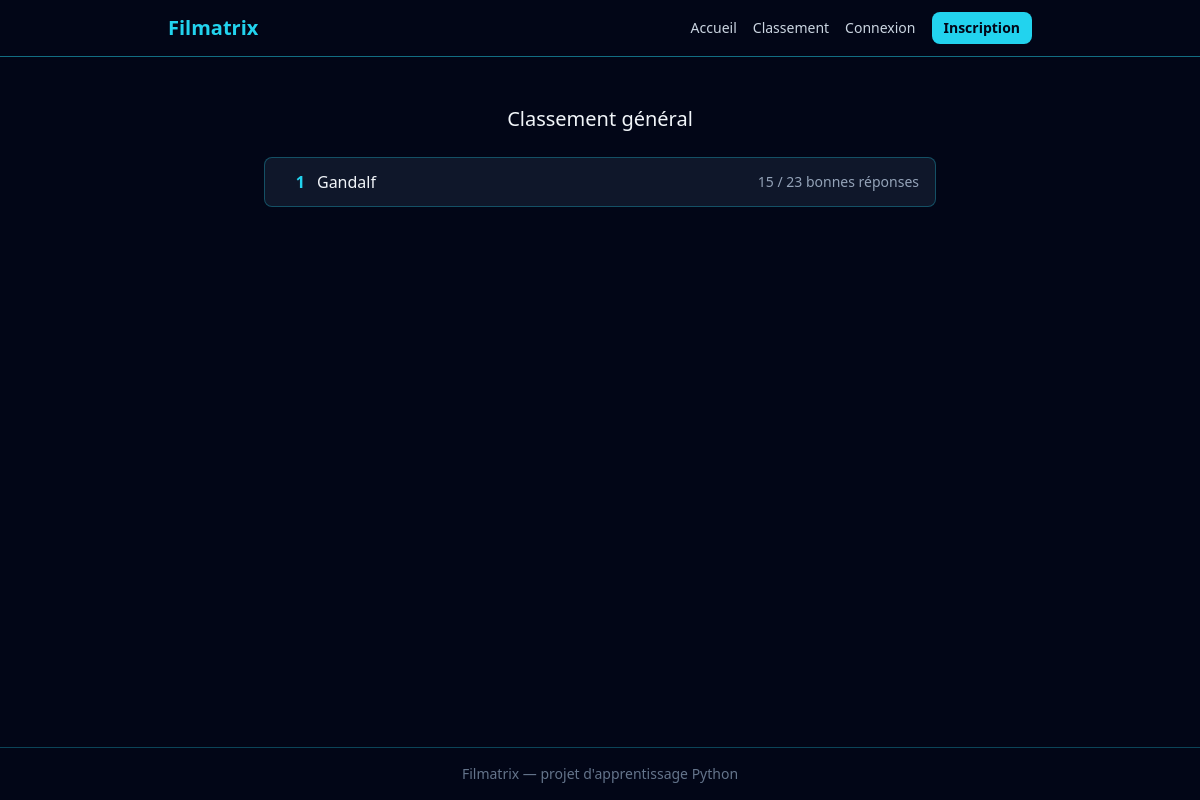
Page /classement on the committed database.
### src/models.py (models this page shows, shortened)
class User(db.Model, UserMixin):
    __tablename__ = "users"
    id = db.Column(db.Integer, primary_key=True)
    username = db.Column(db.String(50), unique=True, nullable=False)
    email = db.Column(db.String(120), unique=True, nullable=False)
    password_hash = db.Column(db.String(255), nullable=False)

### app.py (the view)
@app.route("/classement")
def classement() -> str:
    resultats = (
            db.session.query(
                    User.username,
                    func.count(Attempt.id).label("total"),
                    func.sum(db.case((Attempt.is_correct, 1), else_=0)).label("correctes"),
                )
                .join(Attempt, Attempt.user_id == User.id)
                .group_by(User.id)
                .order_by(func.sum(db.case((Attempt.is_correct, 1), else_=0)).desc())
                .all()
        )
    return render_template("classement.html", resultats=resultats)

### templates/classement.html
{% extends "base.html" %}
{% block content %}
<div class="max-w-2xl mx-auto mt-8">
    <h2 class="text-xl mb-6 text-center">Classement général</h2>
    {% if resultats %}
    <div class="flex flex-col gap-2">
        {% for resultat in resultats %}
        <div class="flex items-center justify-between bg-slate-900 border border-cyan-400/30 rounded-lg px-4 py-3">
            <div class="flex items-center gap-3">
                <span class="text-cyan-400 font-bold w-6 text-right">{{ loop.index }}</span>
                <span>{{ resultat.username }}</span>
            </div>
            <span class="text-slate-400 text-sm">
                {{ resultat.correctes }} / {{ resultat.total }} bonnes réponses
            </span>
        </div>
        {% endfor %}
    </div>
    {% else %}
    <p class="text-slate-500 text-center">Aucune partie jouée pour le moment.</p>
    {% endif %}
</div>
{% endblock %}

### rows in the picture
User: username "Gandalf", correctes "15", total "23"
